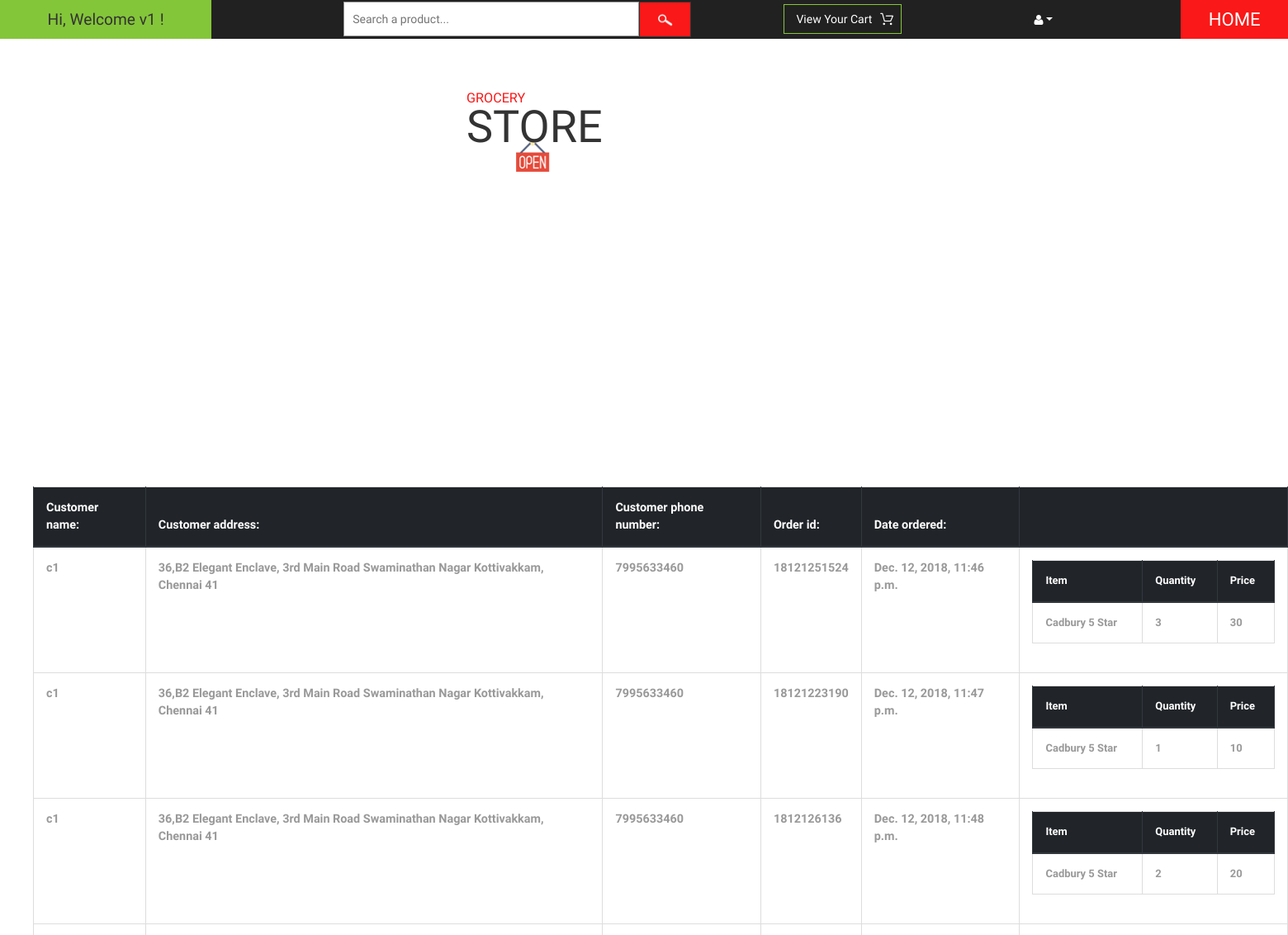
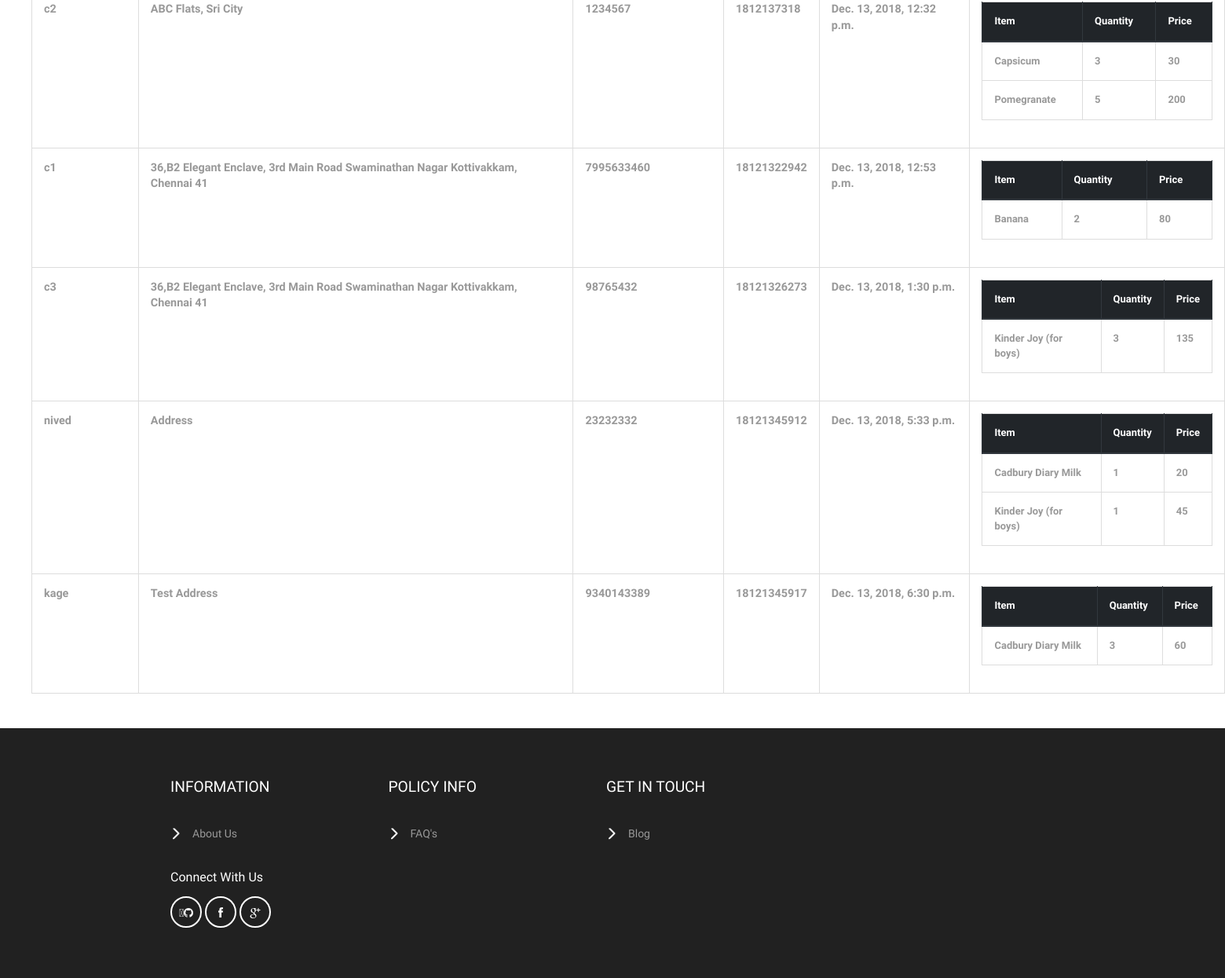
The app's page /vendor/show-orders/ (signed in) with its own data (2 pictures, top to bottom).
### cart/models.py (models this page shows, shortened)
class Order(models.Model):
    vendor = models.ManyToManyField(User)
    owner = models.ForeignKey(CustomerProfile, on_delete=models.SET_NULL, null=True, related_name='o')
    ref_code = models.CharField(max_length=20)
    items = models.ManyToManyField(OrderItem, related_name='item')
    is_ordered = models.BooleanField(default=False)
    date_ordered = models.DateTimeField(null=True)

class OrderItem(models.Model):
    vendor = models.ManyToManyField(User)
    product = models.ForeignKey(Product, on_delete=models.SET_NULL, null=True)
    is_ordered = models.BooleanField(default=False)
    date_added = models.DateTimeField(auto_now_add=True)
    date_ordered = models.DateTimeField(null=True)
    qty = models.IntegerField(null=True, default=1)
    ref_code = models.CharField(max_length=20)

### customer/models.py (models this page shows)
class CustomerProfile(models.Model):
    Customer = models.OneToOneField(User, on_delete=models.CASCADE, related_name='cus')
    prod = models.ManyToManyField(Product, blank=True)
    phone_number = models.IntegerField(null=True, validators=[MaxValueValidator(9999999999)])
    address = models.TextField(null=True)
    def __str__(self):
        return self.Customer.username

### vendor/models.py (models this page shows, shortened)
class Product(models.Model):
    category = models.ForeignKey(Category, on_delete=models.CASCADE)
    prod_name = models.CharField(max_length=150)
    ingredients = models.TextField(max_length=264, blank=True)
    stock = models.IntegerField(default=0)
    cost = models.IntegerField(default=0)
    brand = models.CharField(max_length=150, blank=True)
    prod_pic = models.FileField(upload_to='documents/', blank=True)
    created_at = models.DateTimeField(auto_now_add=True)
    updated_at = models.DateTimeField(auto_now=True)
    def __str__(self):
        return self.prod_name

### vendor/views.py (the view)
# urls.py: path('show-orders/', views.view_orders, name='view-orders'),
@login_required(login_url='vendor:actor_authentication:login_all')
@vendor_required
def view_orders(request):
    orders = Order.objects.filter(is_ordered=True, vendor=request.user)
    return render(request, 'vendor/show_orders.html', {'orders': orders})

### customer/templatetags/customer_filters.py (called while the page is built)
@register.simple_tag()
def multiply(qty, unit_price, *args, **kwargs):
    return qty * unit_price

### vendor/templates/vendor/show_orders.html
{% extends 'vendor/base.html' %}
{% load customer_filters %}
{% block content %}
<ol>
{% if user.is_authenticated %}
    <table border="5" class="table table-hover table-bordered text-center">
    <thead class="thead-dark">
    <tr class="text-center">
        <th>Customer name: <br></th>
        <th> Customer address: <br></th>
        <th>Customer phone number: <br></th>
        <th>Order id: <br></th>
        <th>Date ordered: <br></th>
        <th></th>
    </tr>
    </thead>
{% for order in orders %}
    <tr class="text-center">
        <th><b>{{ order.owner }}</b><br></th>
        <th><b>{{ order.owner.address }}</b><br></th>
        <th><b>{{ order.owner.phone_number }}</b><br></th>
        <th><b>{{ order.ref_code }}</b><br></th>
        <th><b>{{ order.date_ordered }}</b><br></th>
<th>
    <b>
    <table border="5" class="table table-hover table-bordered text-center">
    <thead class="thead-dark"><tr>
                    <th>Item</th>
                    <th>Quantity</th>
                    <th>Price</th>
    </tr></thead>
    {% for item in order.items.all %}
        {% for vendor in item.vendor.all %}
            {% if user == vendor %}
                <tr>
                    <th>{{ item.product }}</th>
                    <th>{{ item.qty }}</th>
                    <th>{% multiply item.product.cost item.qty %}</th>
                </tr>
            {% endif %}
        {% endfor %}
    {% endfor %}
    </table>
    </b>
</th>
    <br>
    <br>
    </tr>
{% endfor %}
    </table>
</ol>
{% endif %}
{% endblock %}

### vendor/templates/vendor/base.html (shortened to what this page needs)
{% load static %}
<!DOCTYPE html>
<html>
<head>
  <link rel="stylesheet" href="https://maxcdn.bootstrapcdn.com/bootstrap/4.1.3/css/bootstrap.min.css">
<link rel="stylesheet" href="https://maxcdn.bootstrapcdn.com/bootstrap/4.1.3/css/bootstrap.min.css">
	<link rel="stylesheet" type="text/css" href="{% static 'customer/css/review.css' %}" >
<link href="{% static 'customer/css/bootstrap.css' %}" rel="stylesheet" type="text/css" media="all" />
<link href="{% static 'customer/css/style.css' %}" rel="stylesheet" type="text/css" media="all" />
<link href="{% static 'customer/css/font-awesome.css' %}" rel="stylesheet" type="text/css" media="all" />
</head>
<body>
	<div class="header">
		<div class="offers">
            {% if user.is_authenticated %}
			<a>Hi, Welcome {{ user.username }} !</a>
            {% else %}
            <a>Hi, Welcome Today !</a>
            {% endif %}
		</div>
		<div class="search">
			<form action="{% url 'vendor:view_products' %}">
				<input type="text" name="q" placeholder="Search a product..." onfocus="this.value = '';" onblur="if (this.value == '') {this.value = 'Search a product...';}" required="">
				<input type="submit" value=" " name="search_button">
			</form>
		</div>
		<div class="product_list_header">
			<form action="{% url 'cart:order_summary' %}" method="post" class="last">
                <fieldset>
                    {% if user.is_authenticated %}
                        <input type="submit" name="submit" value="View your cart" class="button" />
                    {% endif %}
                </fieldset>
            </form>
		</div>
		<div class="header_right">
			<ul>
				<li class="dropdown profile_details_drop">
					<a href="#" class="dropdown-toggle" data-toggle="dropdown"><i class="fa fa-user" aria-hidden="true"></i></a>
				</li>
			</ul>
		</div>
		<div class="header_right1">
			<h2><a href="{% url 'customer:home' %}">HOME</a></h2>
		</div>
	</div>
	<div class="logo_products">
		<div class="container" style="margin-left: 550px;">
			<div class="logo_products_left">
				<h1><a><span>Grocery</span> Store</a></h1>
			</div>
			<div class="clearfix"> </div>
		</div>
	</div>
{% block content %}
{% endblock %}
	<div class="footer">
		<div class="container" style="margin-left: 187px;">
			<div class="col-md-3 footer_grid">
				<h3>information</h3>
				<ul class="footer_grid_list">
					<li><a href="{% url 'customer:about_us' %}">About Us</a></li>
			</div>
			<div class="col-md-3 footer_grid">
				<h3>policy info</h3>
				<ul class="footer_grid_list">
                    <li><a href="{% url 'customer:faq' %}">FAQ's</a></li>
				</ul>
			</div>
			<div class="col-md-3 footer_grid">
				<h3>Get in Touch</h3>
				<ul class="footer_grid_list">
                    <li><a href="{% url 'blog:post_list' %}">Blog</a></li>
				</ul>
			</div>
			<div class="clearfix"> </div>
			<div class="footer_grids">
				<div class="col-md-3 footer_grid footer_grids_footer">
					<div class="footer_grid_bottom">
						<h5>connect with us</h5>
						<ul class="social_icons">
                            <li><a href="https://www.github.com/jiteshm17/ASE1_Clean" class="fa-github"><i class="fa fa-github" aria-hidden="true"></i></a></li>
							<li><a href="https://www.facebook.com" class="facebook"><i class="fa fa-facebook" aria-hidden="true"></i></a></li>
							<li><a href="https://www.google.com" class="google"><i class="fa fa-google-plus" aria-hidden="true"></i></a></li>
						</ul>
					</div>
				</div>
				<div class="clearfix"> </div>
			</div>
		</div>
	</div>
</body>
</html>

### records on screen
Order: owner "c1", owner.address "36,B2 Elegant Enclave, 3rd Main Road Swaminathan Nagar Kottivakkam, Chennai 41", owner.phone_number "7995633460", ref_code "18121251524", date_ordered "Dec. 12, 2018, 11:46 p.m."
OrderItem: product "Cadbury 5 Star", qty "3", product+qty "30"
Order: owner "c1", owner.address "36,B2 Elegant Enclave, 3rd Main Road Swaminathan Nagar Kottivakkam, Chennai 41", owner.phone_number "7995633460", ref_code "18121223190", date_ordered "Dec. 12, 2018, 11:47 p.m."
OrderItem: product "Cadbury 5 Star", qty "1", product+qty "10"
Order: owner "c1", owner.address "36,B2 Elegant Enclave, 3rd Main Road Swaminathan Nagar Kottivakkam, Chennai 41", owner.phone_number "7995633460", ref_code "1812126136", date_ordered "Dec. 12, 2018, 11:48 p.m."
OrderItem: product "Cadbury 5 Star", qty "2", product+qty "20"
Order: owner "c2", owner.address "ABC Flats, Sri City", owner.phone_number "1234567", ref_code "1812137318", date_ordered "Dec. 13, 2018, 12:32 p.m."
OrderItem: product "Capsicum", qty "3", product+qty "30"
OrderItem: product "Pomegranate", qty "5", product+qty "200"
Order: owner "c1", owner.address "36,B2 Elegant Enclave, 3rd Main Road Swaminathan Nagar Kottivakkam, Chennai 41", owner.phone_number "7995633460", ref_code "18121322942", date_ordered "Dec. 13, 2018, 12:53 p.m."
OrderItem: product "Banana", qty "2", product+qty "80"
Order: owner "c3", owner.address "36,B2 Elegant Enclave, 3rd Main Road Swaminathan Nagar Kottivakkam, Chennai 41", owner.phone_number "98765432", ref_code "18121326273", date_ordered "Dec. 13, 2018, 1:30 p.m."
OrderItem: product "Kinder Joy (for boys)", qty "3", product+qty "135"
Order: owner "nived", owner.address "Address", owner.phone_number "23232332", ref_code "18121345912", date_ordered "Dec. 13, 2018, 5:33 p.m."
OrderItem: product "Cadbury Diary Milk", qty "1", product+qty "20"
OrderItem: product "Kinder Joy (for boys)", qty "1", product+qty "45"
Order: owner "kage", owner.address "Test Address", owner.phone_number "9340143389", ref_code "18121345917", date_ordered "Dec. 13, 2018, 6:30 p.m."
OrderItem: product "Cadbury Diary Milk", qty "3", product+qty "60"

### other values on screen
{{ user.username }} "v1"
